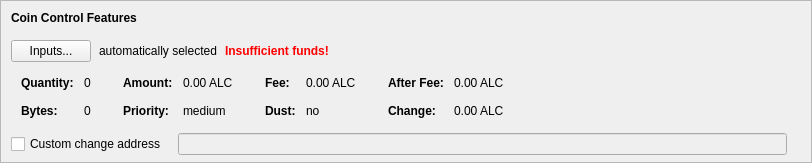
    <widget class="QFrame" name="frameCoinControl">
     <property name="sizePolicy">
      <sizepolicy hsizetype="Expanding" vsizetype="Expanding">
       <horstretch>0</horstretch>
       <verstretch>0</verstretch>
      </sizepolicy>
     </property>
     <property name="maximumSize">
      <size>
       <width>16777215</width>
       <height>16777215</height>
      </size>
     </property>
     <property name="frameShape">
      <enum>QFrame::StyledPanel</enum>
     </property>
     <property name="frameShadow">
      <enum>QFrame::Sunken</enum>
     </property>
     <layout class="QVBoxLayout" name="verticalLayoutCoinControl2">
      <property name="spacing">
       <number>0</number>
      </property>
      <property name="leftMargin">
       <number>0</number>
      </property>
      <property name="topMargin">
       <number>0</number>
      </property>
      <property name="rightMargin">
       <number>0</number>
      </property>
      <property name="bottomMargin">
       <number>6</number>
      </property>
      <item>
       <layout class="QVBoxLayout" name="verticalLayoutCoinControl" stretch="0,0,0,0,1">
        <property name="spacing">
         <number>0</number>
        </property>
        <property name="leftMargin">
         <number>10</number>
        </property>
        <property name="topMargin">
         <number>10</number>
        </property>
        <item>
         <layout class="QHBoxLayout" name="horizontalLayoutCoinControl1">
          <property name="bottomMargin">
           <number>15</number>
          </property>
          <item>
           <widget class="QLabel" name="labelCoinControlFeatures">
            <property name="sizePolicy">
             <sizepolicy hsizetype="Preferred" vsizetype="Maximum">
              <horstretch>0</horstretch>
              <verstretch>0</verstretch>
             </sizepolicy>
            </property>
            <property name="font">
             <font>
              <weight>75</weight>
              <bold>true</bold>
             </font>
            </property>
            <property name="styleSheet">
             <string notr="true">font-weight:bold;</string>
            </property>
            <property name="text">
             <string>Coin Control Features</string>
            </property>
           </widget>
          </item>
         </layout>
        </item>
        <item>
         <layout class="QHBoxLayout" name="horizontalLayoutCoinControl2" stretch="0,0,0,0">
          <property name="spacing">
           <number>8</number>
          </property>
          <property name="bottomMargin">
           <number>10</number>
          </property>
          <item>
           <widget class="QPushButton" name="pushButtonCoinControl">
            <property name="styleSheet">
             <string notr="true"/>
            </property>
            <property name="text">
             <string>Inputs...</string>
            </property>
            <property name="autoDefault">
             <bool>false</bool>
            </property>
           </widget>
          </item>
          <item>
           <widget class="QLabel" name="labelCoinControlAutomaticallySelected">
            <property name="text">
             <string>automatically selected</string>
            </property>
            <property name="margin">
             <number>5</number>
            </property>
           </widget>
          </item>
          <item>
           <widget class="QLabel" name="labelCoinControlInsuffFunds">
            <property name="font">
             <font>
              <weight>75</weight>
              <bold>true</bold>
             </font>
            </property>
            <property name="styleSheet">
             <string notr="true">color:red;font-weight:bold;</string>
            </property>
            <property name="text">
             <string>Insufficient funds!</string>
            </property>
            <property name="margin">
             <number>5</number>
            </property>
           </widget>
          </item>
          <item>
           <spacer name="horizontalSpacerCoinControl">
            <property name="orientation">
             <enum>Qt::Horizontal</enum>
            </property>
            <property name="sizeHint" stdset="0">
             <size>
              <width>40</width>
              <height>1</height>
             </size>
            </property>
           </spacer>
          </item>
         </layout>
        </item>
        <item>
         <widget class="QWidget" name="widgetCoinControl" native="true">
          <property name="sizePolicy">
           <sizepolicy hsizetype="Preferred" vsizetype="Preferred">
            <horstretch>0</horstretch>
            <verstretch>0</verstretch>
           </sizepolicy>
          </property>
          <property name="minimumSize">
           <size>
            <width>0</width>
            <height>0</height>
           </size>
          </property>
          <property name="styleSheet">
           <string notr="true"/>
          </property>
          <layout class="QHBoxLayout" name="horizontalLayoutCoinControl5">
           <property name="leftMargin">
            <number>0</number>
           </property>
           <property name="topMargin">
            <number>0</number>
           </property>
           <property name="rightMargin">
            <number>0</number>
           </property>
           <property name="bottomMargin">
            <number>0</number>
           </property>
           <item>
            <layout class="QHBoxLayout" name="horizontalLayoutCoinControl3" stretch="0,0,0,1">
             <property name="spacing">
              <number>20</number>
             </property>
             <property name="topMargin">
              <number>0</number>
             </property>
             <property name="bottomMargin">
              <number>10</number>
             </property>
             <item>
              <layout class="QFormLayout" name="formLayoutCoinControl1">
               <property name="horizontalSpacing">
                <number>10</number>
               </property>
               <property name="verticalSpacing">
                <number>14</number>
               </property>
               <property name="leftMargin">
                <number>10</number>
               </property>
               <property name="topMargin">
                <number>4</number>
               </property>
               <property name="rightMargin">
                <number>6</number>
               </property>
               <item row="0" column="0">
                <widget class="QLabel" name="labelCoinControlQuantityText">
                 <property name="font">
                  <font>
                   <weight>75</weight>
                   <bold>true</bold>
                  </font>
                 </property>
                 <property name="text">
                  <string>Quantity:</string>
                 </property>
                 <property name="margin">
                  <number>0</number>
                 </property>
                </widget>
               </item>
               <item row="0" column="1">
                <widget class="QLabel" name="labelCoinControlQuantity">
                 <property name="cursor">
                  <cursorShape>IBeamCursor</cursorShape>
                 </property>
                 <property name="contextMenuPolicy">
                  <enum>Qt::ActionsContextMenu</enum>
                 </property>
                 <property name="text">
                  <string notr="true">0</string>
                 </property>
                 <property name="margin">
                  <number>0</number>
                 </property>
                 <property name="textInteractionFlags">
                  <set>Qt::LinksAccessibleByMouse|Qt::TextSelectableByKeyboard|Qt::TextSelectableByMouse</set>
                 </property>
                </widget>
               </item>
               <item row="1" column="0">
                <widget class="QLabel" name="labelCoinControlBytesText">
                 <property name="font">
                  <font>
                   <weight>75</weight>
                   <bold>true</bold>
                  </font>
                 </property>
                 <property name="text">
                  <string>Bytes:</string>
                 </property>
                </widget>
               </item>
               <item row="1" column="1">
                <widget class="QLabel" name="labelCoinControlBytes">
                 <property name="cursor">
                  <cursorShape>IBeamCursor</cursorShape>
                 </property>
                 <property name="contextMenuPolicy">
                  <enum>Qt::ActionsContextMenu</enum>
                 </property>
                 <property name="text">
                  <string notr="true">0</string>
                 </property>
                 <property name="textInteractionFlags">
                  <set>Qt::LinksAccessibleByMouse|Qt::TextSelectableByKeyboard|Qt::TextSelectableByMouse</set>
                 </property>
                </widget>
               </item>
              </layout>
             </item>
             <item>
              <layout class="QFormLayout" name="formLayoutCoinControl2">
               <property name="horizontalSpacing">
                <number>10</number>
               </property>
               <property name="verticalSpacing">
                <number>14</number>
               </property>
               <property name="leftMargin">
                <number>6</number>
               </property>
               <property name="topMargin">
                <number>4</number>
               </property>
               <property name="rightMargin">
                <number>6</number>
               </property>
               <item row="0" column="0">
                <widget class="QLabel" name="labelCoinControlAmountText">
                 <property name="font">
                  <font>
                   <weight>75</weight>
                   <bold>true</bold>
                  </font>
                 </property>
                 <property name="text">
                  <string>Amount:</string>
                 </property>
                 <property name="margin">
                  <number>0</number>
                 </property>
                </widget>
               </item>
               <item row="0" column="1">
                <widget class="QLabel" name="labelCoinControlAmount">
                 <property name="cursor">
                  <cursorShape>IBeamCursor</cursorShape>
                 </property>
                 <property name="contextMenuPolicy">
                  <enum>Qt::ActionsContextMenu</enum>
                 </property>
                 <property name="text">
                  <string notr="true">0.00 ALC</string>
                 </property>
                 <property name="textInteractionFlags">
                  <set>Qt::LinksAccessibleByMouse|Qt::TextSelectableByKeyboard|Qt::TextSelectableByMouse</set>
                 </property>
                </widget>
               </item>
               <item row="1" column="0">
                <widget class="QLabel" name="labelCoinControlPriorityText">
                 <property name="font">
                  <font>
                   <weight>75</weight>
                   <bold>true</bold>
                  </font>
                 </property>
                 <property name="text">
                  <string>Priority:</string>
                 </property>
                </widget>
               </item>
               <item row="1" column="1">
                <widget class="QLabel" name="labelCoinControlPriority">
                 <property name="cursor">
                  <cursorShape>IBeamCursor</cursorShape>
                 </property>
                 <property name="contextMenuPolicy">
                  <enum>Qt::ActionsContextMenu</enum>
                 </property>
                 <property name="text">
                  <string>medium</string>
                 </property>
                 <property name="textInteractionFlags">
                  <set>Qt::LinksAccessibleByMouse|Qt::TextSelectableByKeyboard|Qt::TextSelectableByMouse</set>
                 </property>
                </widget>
               </item>
              </layout>
             </item>
             <item>
              <layout class="QFormLayout" name="formLayoutCoinControl3">
               <property name="horizontalSpacing">
                <number>10</number>
               </property>
               <property name="verticalSpacing">
                <number>14</number>
               </property>
               <property name="leftMargin">
                <number>6</number>
               </property>
               <property name="topMargin">
                <number>4</number>
               </property>
               <property name="rightMargin">
                <number>6</number>
               </property>
               <item row="0" column="0">
                <widget class="QLabel" name="labelCoinControlFeeText">
                 <property name="font">
                  <font>
                   <weight>75</weight>
                   <bold>true</bold>
                  </font>
                 </property>
                 <property name="text">
                  <string>Fee:</string>
                 </property>
                 <property name="margin">
                  <number>0</number>
                 </property>
                </widget>
               </item>
               <item row="0" column="1">
                <widget class="QLabel" name="labelCoinControlFee">
                 <property name="cursor">
                  <cursorShape>IBeamCursor</cursorShape>
                 </property>
                 <property name="contextMenuPolicy">
                  <enum>Qt::ActionsContextMenu</enum>
                 </property>
                 <property name="text">
                  <string notr="true">0.00 ALC</string>
                 </property>
                 <property name="textInteractionFlags">
                  <set>Qt::LinksAccessibleByMouse|Qt::TextSelectableByKeyboard|Qt::TextSelectableByMouse</set>
                 </property>
                </widget>
               </item>
               <item row="1" column="0">
                <widget class="QLabel" name="labelCoinControlLowOutputText">
                 <property name="font">
                  <font>
                   <weight>75</weight>
                   <bold>true</bold>
                  </font>
                 </property>
                 <property name="text">
                  <string>Dust:</string>
                 </property>
                </widget>
               </item>
               <item row="1" column="1">
                <widget class="QLabel" name="labelCoinControlLowOutput">
                 <property name="cursor">
                  <cursorShape>IBeamCursor</cursorShape>
                 </property>
                 <property name="contextMenuPolicy">
                  <enum>Qt::ActionsContextMenu</enum>
                 </property>
                 <property name="text">
                  <string>no</string>
                 </property>
                 <property name="textInteractionFlags">
                  <set>Qt::LinksAccessibleByMouse|Qt::TextSelectableByKeyboard|Qt::TextSelectableByMouse</set>
                 </property>
                </widget>
               </item>
              </layout>
             </item>
             <item>
              <layout class="QFormLayout" name="formLayoutCoinControl4">
               <property name="horizontalSpacing">
                <number>10</number>
               </property>
               <property name="verticalSpacing">
                <number>14</number>
               </property>
               <property name="leftMargin">
                <number>6</number>
               </property>
               <property name="topMargin">
                <number>4</number>
               </property>
               <property name="rightMargin">
                <number>6</number>
               </property>
               <item row="0" column="0">
                <widget class="QLabel" name="labelCoinControlAfterFeeText">
                 <property name="font">
                  <font>
                   <weight>75</weight>
                   <bold>true</bold>
                  </font>
                 </property>
                 <property name="text">
                  <string>After Fee:</string>
                 </property>
                 <property name="margin">
                  <number>0</number>
                 </property>
                </widget>
               </item>
               <item row="0" column="1">
                <widget class="QLabel" name="labelCoinControlAfterFee">
                 <property name="cursor">
                  <cursorShape>IBeamCursor</cursorShape>
                 </property>
                 <property name="contextMenuPolicy">
                  <enum>Qt::ActionsContextMenu</enum>
                 </property>
                 <property name="text">
                  <string notr="true">0.00 ALC</string>
                 </property>
                 <property name="textInteractionFlags">
                  <set>Qt::LinksAccessibleByMouse|Qt::TextSelectableByKeyboard|Qt::TextSelectableByMouse</set>
                 </property>
                </widget>
               </item>
               <item row="1" column="0">
                <widget class="QLabel" name="labelCoinControlChangeText">
                 <property name="font">
                  <font>
                   <weight>75</weight>
                   <bold>true</bold>
                  </font>
                 </property>
                 <property name="text">
                  <string>Change:</string>
                 </property>
                </widget>
               </item>
               <item row="1" column="1">
                <widget class="QLabel" name="labelCoinControlChange">
                 <property name="cursor">
                  <cursorShape>IBeamCursor</cursorShape>
                 </property>
                 <property name="contextMenuPolicy">
                  <enum>Qt::ActionsContextMenu</enum>
                 </property>
                 <property name="text">
                  <string notr="true">0.00 ALC</string>
                 </property>
                 <property name="textInteractionFlags">
                  <set>Qt::LinksAccessibleByMouse|Qt::TextSelectableByKeyboard|Qt::TextSelectableByMouse</set>
                 </property>
                </widget>
               </item>
              </layout>
             </item>
            </layout>
           </item>
          </layout>
         </widget>
        </item>
        <item>
         <layout class="QHBoxLayout" name="horizontalLayoutCoinControl4" stretch="0,0,0">
          <property name="spacing">
           <number>12</number>
          </property>
          <property name="sizeConstraint">
           <enum>QLayout::SetDefaultConstraint</enum>
          </property>
          <property name="topMargin">
           <number>5</number>
          </property>
          <property name="rightMargin">
           <number>5</number>
          </property>
          <item>
           <widget class="QCheckBox" name="checkBoxCoinControlChange">
            <property name="toolTip">
             <string>If this is activated, but the change address is empty or invalid, change will be sent to a newly generated address.</string>
            </property>
            <property name="text">
             <string>Custom change address</string>
            </property>
           </widget>
          </item>
          <item>
           <widget class="QValidatedLineEdit" name="lineEditCoinControlChange">
            <property name="enabled">
             <bool>false</bool>
            </property>
            <property name="sizePolicy">
             <sizepolicy hsizetype="Expanding" vsizetype="Fixed">
              <horstretch>0</horstretch>
              <verstretch>0</verstretch>
             </sizepolicy>
            </property>
           </widget>
          </item>
          <item>
           <widget class="QLabel" name="labelCoinControlChangeLabel">
            <property name="sizePolicy">
             <sizepolicy hsizetype="Preferred" vsizetype="Expanding">
              <horstretch>0</horstretch>
              <verstretch>0</verstretch>
             </sizepolicy>
            </property>
            <property name="minimumSize">
             <size>
              <width>0</width>
              <height>0</height>
             </size>
            </property>
            <property name="text">
             <string/>
            </property>
            <property name="margin">
             <number>3</number>
            </property>
           </widget>
          </item>
         </layout>
        </item>
        <item>
         <spacer name="verticalSpacerCoinControl">
          <property name="orientation">
           <enum>Qt::Vertical</enum>
          </property>
          <property name="sizeHint" stdset="0">
           <size>
            <width>800</width>
            <height>1</height>
           </size>
          </property>
         </spacer>
        </item>
       </layout>
      </item>
     </layout>
    </widget>
